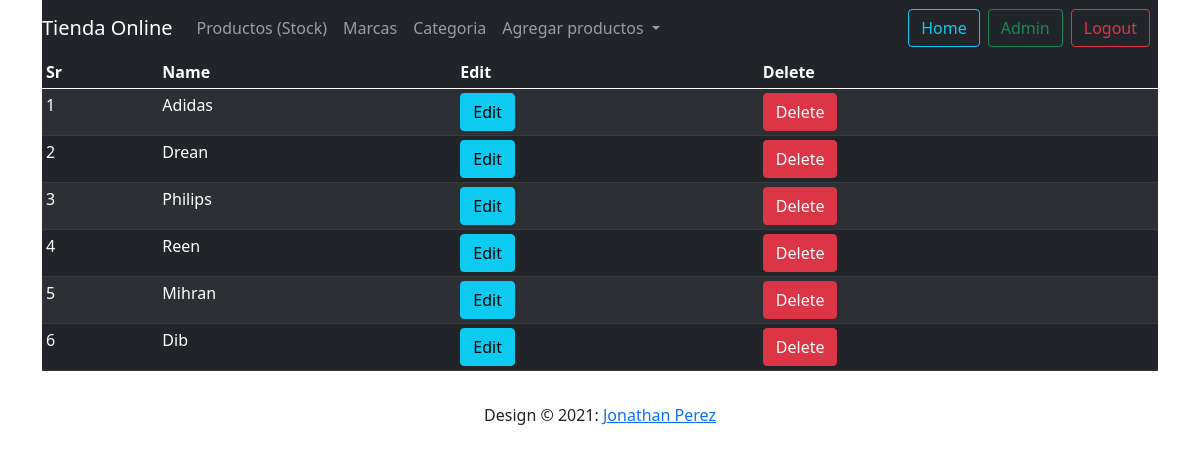
Before: /brands (signed in) with the older database file.
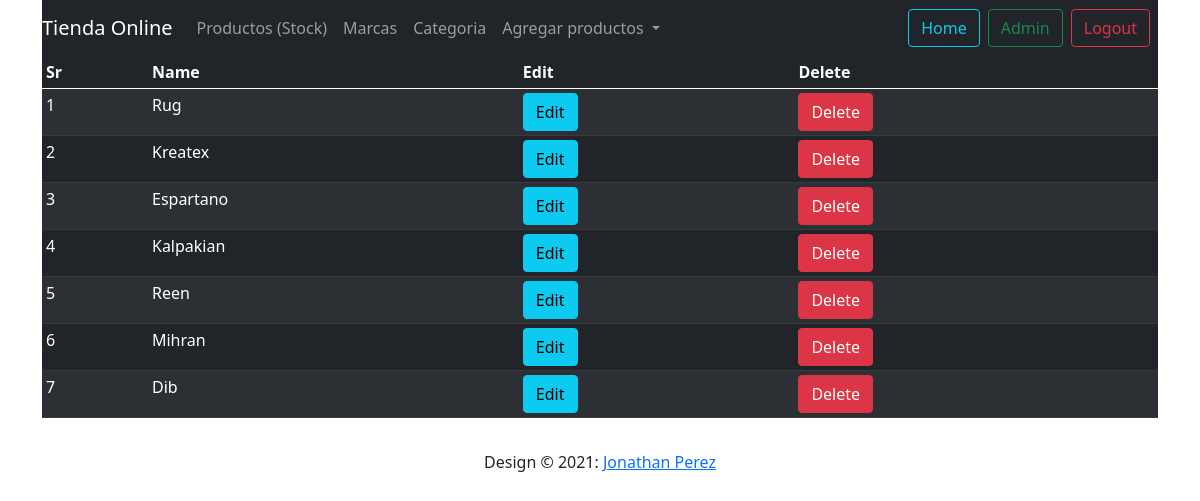
After: the same page with the newer database file.
### shop/products/models.py (models this page shows)
class Brand(db.Model):
    id = db.Column(db.Integer, primary_key=True)
    name = db.Column(db.String(30), nullable=False, unique=True)

### shop/admin/routes.py (the view)
@app.route('/brands')
def brands():
    if 'email' not in session:
        flash('Please login first', 'danger')
        return redirect(url_for('login'))
    brands = Brand.query.order_by(Brand.id.desc()).all()
    return render_template('admin/brand.html', title ='Brand page', brands=brands)

### shop/templates/admin/brand.html (shortened to what this page needs)
{% extends 'layout.html'%}
{% block content%}
    <div class="container">
        <nav class="navbar navbar-expand-lg navbar-dark bg-dark">
            <a class="navbar-brand" href="{{url_for('admin')}}">Tienda Online</a>
            <div class="collapse navbar-collapse" id="navbarNavDropdown">
              <ul class="navbar-nav">
                <li class="nav-item active">
                  <a class="nav-link" href="{{url_for('admin')}}">Productos <span class="sr-only">(Stock)</span></a>
                </li>
                <li class="nav-item">
                  <a class="nav-link" href="{{url_for('brands')}}">Marcas</a>
                </li>
                <li class="nav-item">
                  <a class="nav-link" href="{{url_for('category')}}">Categoria</a>
                </li>
                <li class="nav-item dropdown">
                  <a class="nav-link dropdown-toggle" href="#" id="navbarDropdownMenuLink" role="button" data-toggle="dropdown" aria-haspopup="true" aria-expanded="false">
                    Agregar productos
                  </a>
                </li>
              </ul>
            </div>
            <a href=""<button class="btn btn-outline-info me-2" type="button">Home</button></a>
            <a href="{{url_for('admin')}}"><button class="btn btn-outline-success me-2" type="button">Admin</button></a>
            <a href="{{url_for('logout')}}"><button class="btn btn-outline-danger me-2" type="button">Logout</button></a>
          </nav>
    </div>
<div class="container">
    <table class="table table-sm table-striped table-condensed  table-hover table-dark">
        <thead>
            <th>Sr</th>
            <th>Name</th>
            <th>Edit</th>
            <th>Delete</th>
        </thead>
        <tbody>
            {% if brands %}
            {% for brand in brands %}
                <tr>
                    <td>{{ loop.index }}</td>
                    <td>{{ brand.name }}</td>
                    <td><a href="{{url_for('updatebrand', id=brand.id)}}" class="btn btn-info">Edit</a></td>
                    <td>
                        <button type="button" class="btn btn-danger" data-bs-toggle="modal" data-bs-target="#exampleModal-{{brand.id}}">
                          Delete
                        </button>
                    </td>
                </tr>
            {% endfor %}
            {% endif %}
        </tbody>
    </table>
</div>
{% endblock %}

### shop/templates/layout.html (shortened to what this page needs)
<!doctype html>
<html lang="en">
  <head>
    <link href="https://cdn.jsdelivr.net/npm/bootstrap@5.1.0/dist/css/bootstrap.min.css" rel="stylesheet">
  </head>
  <body>
  {% block content%}{% endblock %}
  <footer class="page-footer font-small blue">
    <div class="footer-copyright text-center py-3"> Design © 2021:
      <a href=""> Jonathan Perez</a>
    </div>
  </footer>
  </body>
</html>

Changed rows visible on the page:
added Brand: name "Rug"
changed Brand: name "Adidas" → "Kreatex"
changed Brand: name "Drean" → "Espartano"
changed Brand: name "Philips" → "Kalpakian"
